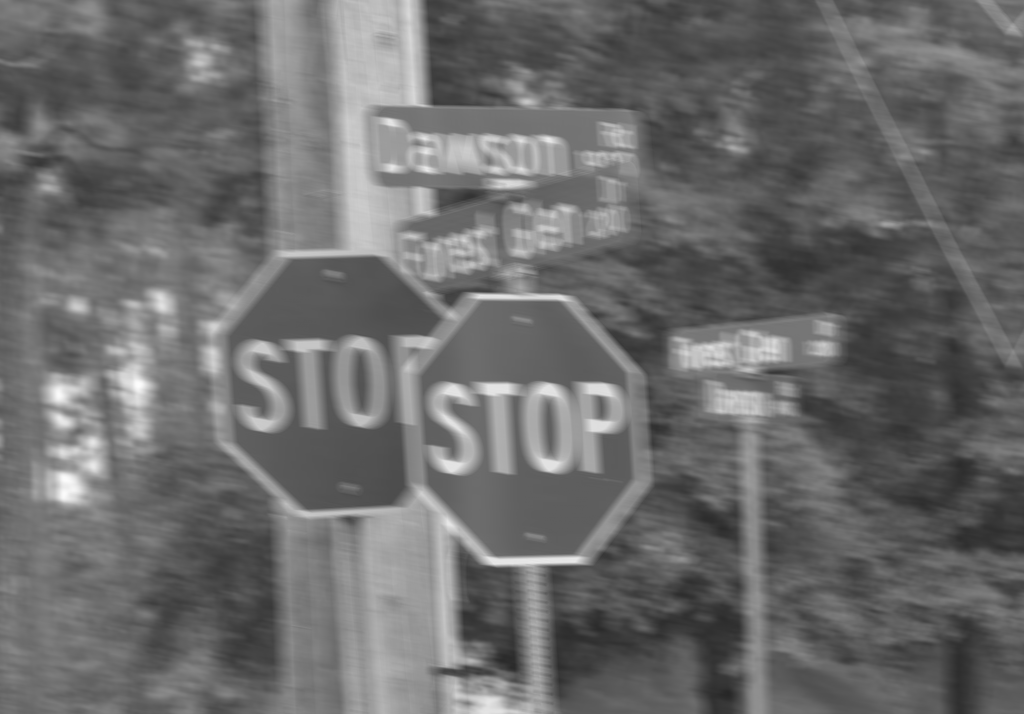
#> input picture blur.png, 1024 x 714 px
$ jupyter execute 'Projeto 1-2.ipynb'   (shell and % lines are left out)
#> lines starting #> are read from the running program, lines starting #| are printed output that depends on the picture; long printed decimals are rounded
[cell 1]
# %reset -f

import cv2
import numpy as np
import matplotlib.pyplot as plt
from skimage import restoration

# Projeto 1-2: Restauração de uma imagem de sinalização de trânsito

Você está trabalhando em um projeto da nova versão do PatoPatoVai Street View. Seu objetivo é melhorar a qualidade das imagens obtidas pela câmera do veículo, especialmente em relação ao *motion blur* (pois a câmera está fixada no carro, e os solavancos da estrada podem resultar em borramento das imagens capturadas).

Considere a imagem abaixo:

[cell 2]
img_blur = cv2.cvtColor(cv2.imread('blur.png'), cv2.COLOR_BGR2GRAY) / 255.0
#> img_blur: shape (714, 1024) float64; min 0.153, max 0.992, mean 0.421

plt.figure(figsize=(10, 8))
plt.imshow(img_blur, cmap='gray');

Está difícil saber a que altura da rua Forest Glen estamos. Sua equipe está desenvolvendo um primeiro protótipo de um sistema que, a partir desta imagem, gera uma imagem nítida e com perspectiva corrigida de cada uma das placas indicadoras da rua.

Você foi encarregado de fazer uma primeira versão do melhoramento de imagem (*deblurring*, contraste, correção de perspectiva), onde parâmetros essenciais do *deblurring* (tamanho de kernel, orientação, tipo), do contraste e da correção de perspectiva (pontos notáveis) podem ser determinados manualmente. Na sua equipe tem outros engenheiros trabalhando no problema de detectar e segmentar as placas presentes na cena.

Para facilitar a experimentação:

- O Scikit-Image já tem uma função que faz o filtro de Wiener: ``skimage.restoration.wiener``

- Segue código para fazer um *kernel* de *motion blur* dado o tamanho do kernel, o comprimento do segmento de reta, e o ângulo.

[cell 3]
#cria o kernel a partir do angulo e tamanho
def make_psf(shape, length, angle):
    psf = np.zeros(shape)
    rows, cols = shape
    center = (cols//2, rows//2)
    psf[center[1], center[0]:(center[0]+length)] = 1.0
    M = cv2.getRotationMatrix2D(center, angle, 1)
    psf = cv2.warpAffine(psf, M, (cols, rows))
    psf = psf / psf.sum()
    return psf

def show(img):
    plt.figure(figsize=(8, 8))
    plt.imshow(img, cmap='gray')
    plt.axis('off')
    plt.show()

[cell 4]
def display_fft(img_freq, angle):
    img_freq_aux_mag = np.abs(img_freq)
    img_freq_aux_mag[0,0] = 0.0
    img_freq_aux_mag_display = np.log10(1 + np.fft.fftshift(img_freq_aux_mag))
    plt.figure(figsize=(8,8))

    row, col = img_freq.shape
    x, y = [col//2,0 ], [row//2, 243]
    print(f"angle: {np.arctan((y[1] - y[0])/(x[1] - x[0]))*(180/np.pi)}")

    plt.imshow(img_freq_aux_mag_display, cmap='gray')
    plt.plot(x, y, marker = 'o')
    plt.axis('off')
    plt.show()

## Tarefa

Escreva um programa que:

- Corrige o *motion blur*
    - Não é necessário neste projeto que o sistema escolha automaticamente os melhores parâmetros para o *deblurring*, determine-os manualmente.

- Melhora o contraste
    - Novamente, se precisar ajustar parâmetros manualmente, tudo bem. Escolha a técnica que quiser para melhoramento de contraste.

- Extrai a placa de rua com correção de perspectiva.
    - Os pontos dos cantos da placa não precisam ser determinados automaticamente, escolha manualmente os pontos. A outra parte da sua equipe está trabalhando no outro problema.


### Rubrica

- **I**: Entregou algo sem sentido ou muito incompleto (não atinge o nível *D*)

- **D**: Entregou o projeto quase completo, mas faltaram 2 itens dentre os descritos acima.

- **C**: Entregou o projeto quase completo, mas faltou 1 item dentre os descritos acima.

- **B**: Entregou o projeto completo.

- **A**: Entregou o projeto completo e testou alguma técnica mais avançada para resolver o problema do motion-blur. Ver o artigo "Restoration of Motion-Blurred Image Based on Border Deformation Detection: A Traffic Sign Restoration Model", em anexo no Blackboard.

[cell 5]
rows, cols = img_blur.shape
#> rows = 714; cols = 1024
giant_blur_img = np.zeros((2*rows,2*cols))

[cell 6]
giant_blur_img[:rows, :cols] = img_blur
giant_blur_img[:rows, cols:] = img_blur[:,::-1]
giant_blur_img[rows:, :cols] = img_blur[::-1 ,:]
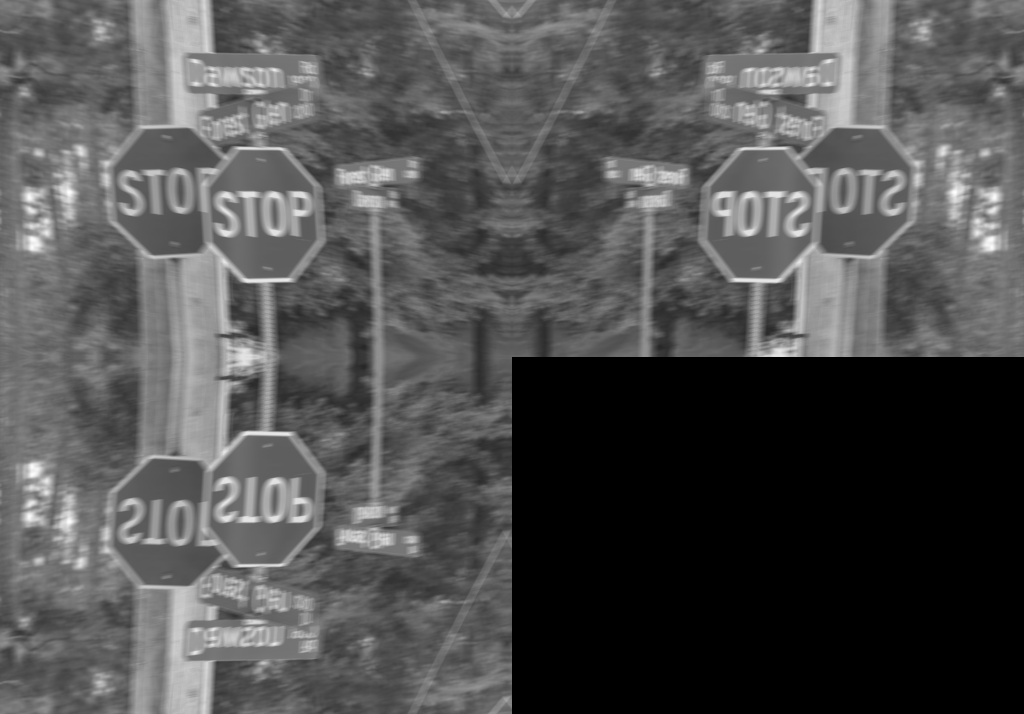
#> giant_blur_img: shape (1428, 2048) float64 (shown at 1/2 size); min 0, max 0.992, mean 0.316
giant_blur_img[rows:, cols:] = img_blur[::-1,::-1 ]
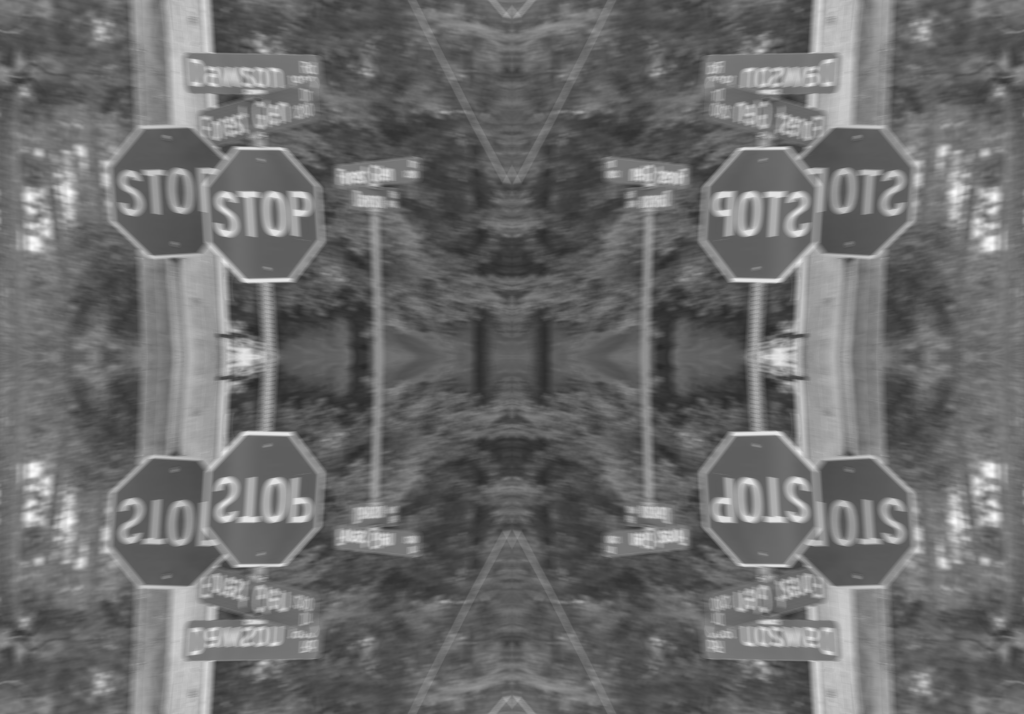
#> giant_blur_img: shape (1428, 2048) float64 (shown at 1/2 size); min 0.153, max 0.992, mean 0.421

[cell 7]
show(giant_blur_img)

# FFT

Para determinar os parametros do kernel do motion blur, foi aplicado o fft

Com isso foi possivel determinar o angulo que as faixas brancas estão orientadas. A linha azul representa a direção das faixas

[cell 8]
# forest glen 1200
img_test_freq = np.fft.fft2(img_blur)
display_fft(img_test_freq, 12.5525)
#> in display_fft, `img_freq_aux_mag[0,0] = 0.0`: img_freq_aux_mag: shape (714, 1024) float64; min 0, max 28812.4, mean 10.3
#> in display_fft, `img_freq_aux_mag_display = np.log10(1 + np.fft.fftshift(img_freq_aux_m..`:
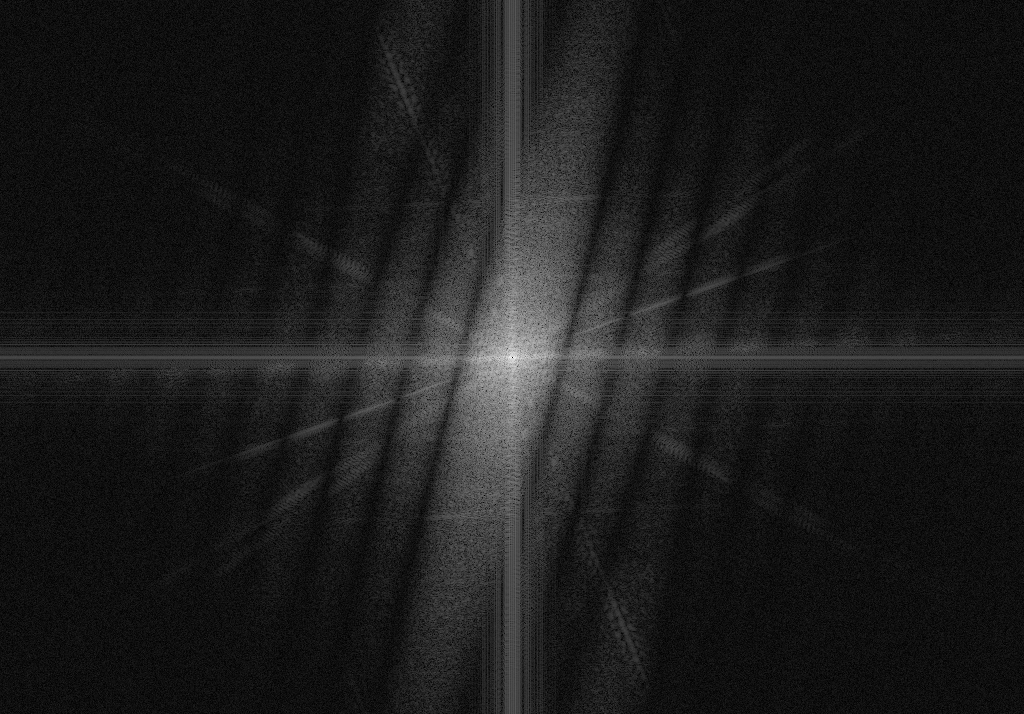
#> img_freq_aux_mag_display: shape (714, 1024) float64; min 0, max 4.46, mean 0.493; drawn with min black and max white
#| angle: 12.553

[cell 9]
kernel = np.fft.fft2(make_psf(img_blur.shape, 20,167.46))
display_fft(kernel, 12.5525)
#| angle: 12.553

[cell 10]
display_fft(img_test_freq-kernel, 12)
#> in display_fft (call 3), `img_freq_aux_mag[0,0] = 0.0`: img_freq_aux_mag: shape (714, 1024) float64; min 0, max 28811.8, mean 10.3
#| angle: 12.553

[cell 11]
def wiener(G, H, K):
    W = H.conj() / (np.abs(H)**2 + K)
    F = W*G
    return F


# Chuta o K.
K = 0.001

h = make_psf(giant_blur_img.shape, 20,167.46)
H = np.fft.fft2(h)

# Filtra.
G = np.fft.fft2(giant_blur_img)
img_test_blur_recon_wiener_freq = wiener(G, H, K)
img_test_blur_recon_wiener = np.fft.fftshift(np.fft.ifft2(img_test_blur_recon_wiener_freq).real)
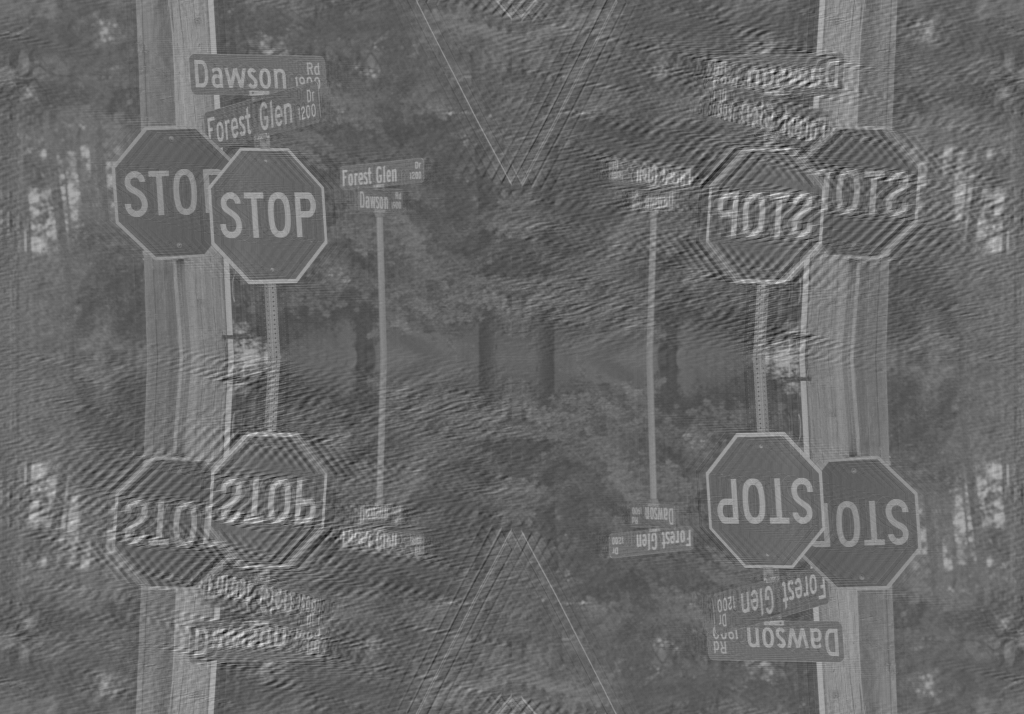
#> img_test_blur_recon_wiener: shape (1428, 2048) float64 (shown at 1/2 size); min -0.555, max 1.82, mean 0.421; drawn with min black and max white

plt.figure(figsize=(8,8))
plt.imshow(np.clip(img_test_blur_recon_wiener[:rows, :cols], 0, 1), cmap='gray')
plt.axis('off')
plt.show()
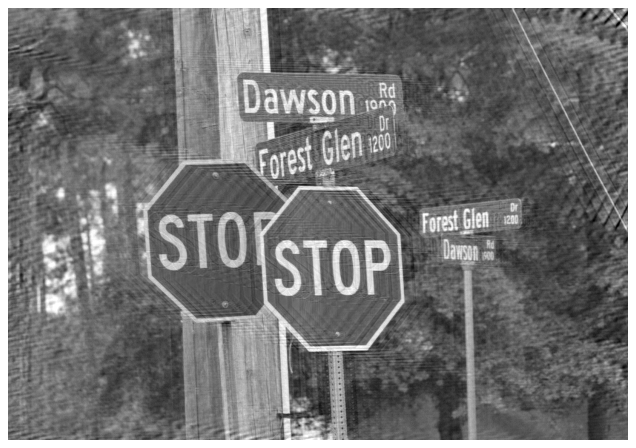
#> figure drawn by matplotlib, 1 panel

[cell 12]
img_deblured = img_test_blur_recon_wiener[:rows, :cols].copy()

## Clahe

[cell 13]
clahe = cv2.createCLAHE(clipLimit=0.2, tileGridSize=(15,15))
img_clahe = clahe.apply((img_deblured*255).astype(np.uint8))
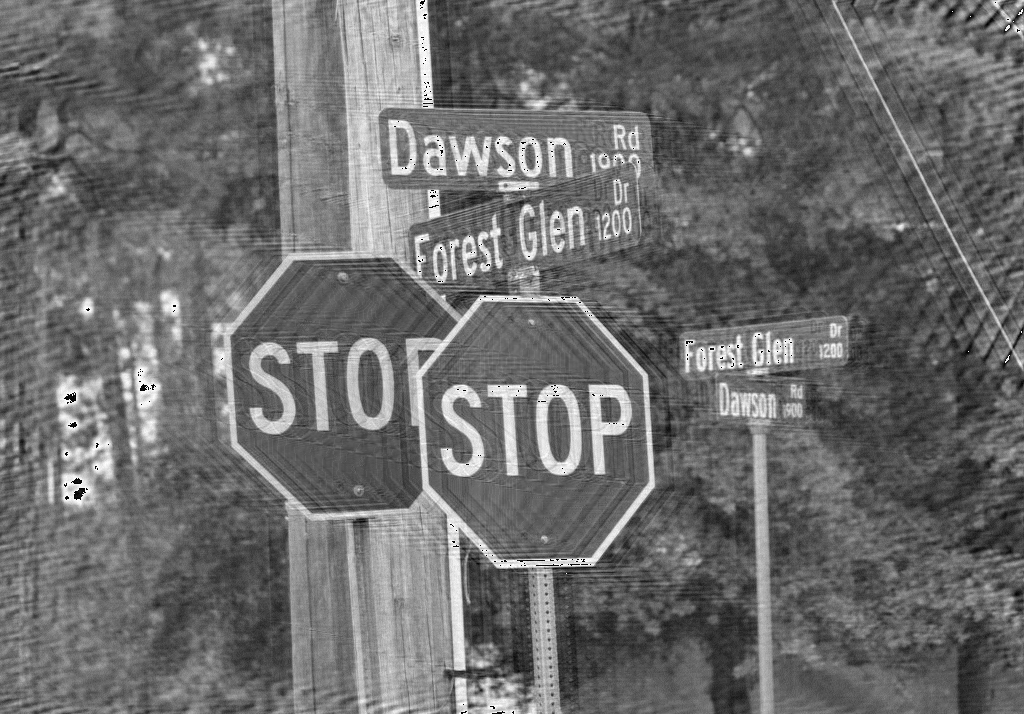
#> img_clahe: shape (714, 1024); min 1, max 255, mean 107.9
show(img_clahe)

[cell 14]
img_perspective = img_clahe / 255.0
rows, cols = (256,1024)

pts_original = np.float32([[400,230],[640,170],[400,300],[640,235]])
pts_corrigida = np.float32([[0, 0], [cols - 1, 0], [0, rows - 1], [cols - 1, rows - 1]])

M = cv2.getPerspectiveTransform(pts_original, pts_corrigida)

img_corrigida = cv2.warpPerspective(img_perspective, M, (cols, rows))
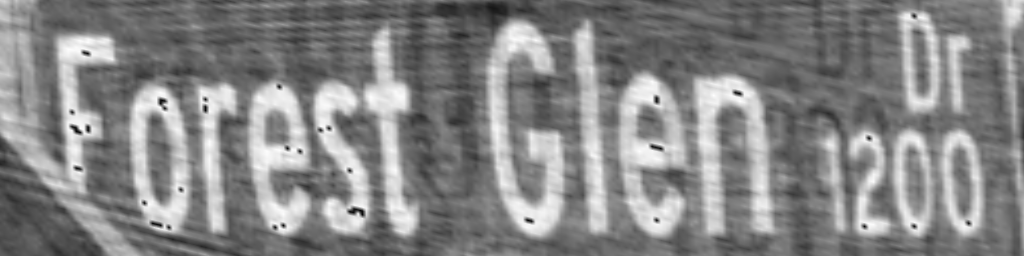
#> img_corrigida: shape (256, 1024) float64; min 0.025, max 0.997, mean 0.524

plt.figure(figsize=(12,6))
plt.subplot(121)
plt.imshow(img_perspective, cmap='gray')
for k, p in enumerate(pts_original):
    plt.plot([p[0]], [p[1]], 'ro')
    plt.text(p[0] + 5, p[1], str(k), color='red')

plt.subplot(122)
plt.imshow(img_corrigida, cmap='gray')
for k, p in enumerate(pts_corrigida):
    plt.plot([p[0]], [p[1]], 'ro')
    plt.text(p[0] + 5, p[1], str(k), color='red')
plt.show()
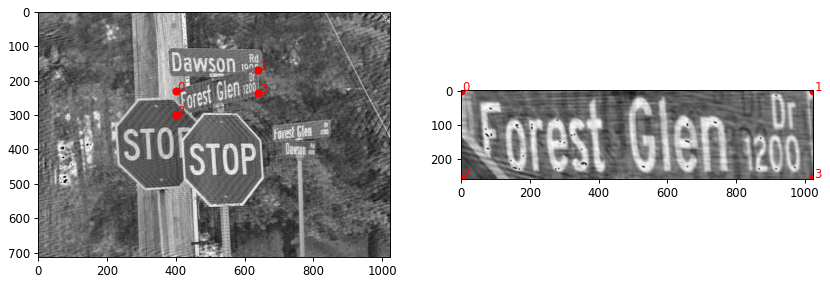
#> figure drawn by matplotlib, 2 panels
